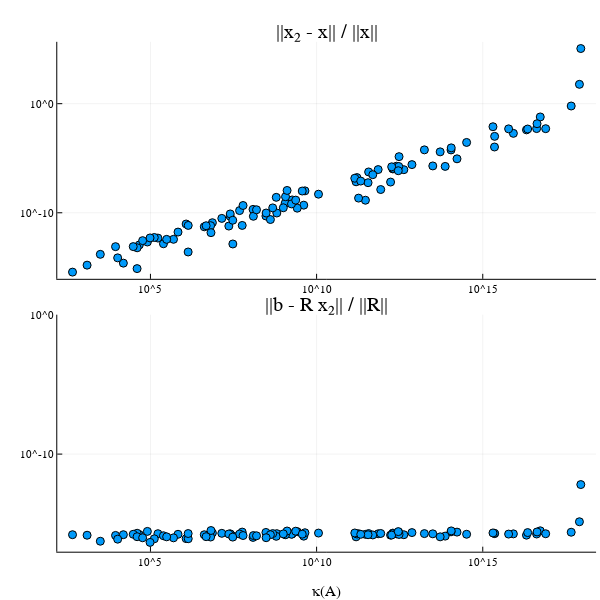

Notebook code cell kept with this figure:
### Code cell
x = plot(conds, x_rel_errs
    , st = :scatter
    , title = "||x₂ - x|| / ||x||"
)
b = plot(conds, b_rel_errs
    , st = :scatter
    , title = "||b - R x₂|| / ||R||"
    , ylim = (1.e-17, 1.e0)
    , xlabel = "κ(A)"
)
plot(x, b, layout=(2,1)
    , scale = :log10

    , size = (600,600)
)
